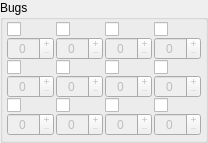
        <widget class="QGroupBox" name="groupBox">
         <property name="title">
          <string>Bugs</string>
         </property>
         <layout class="QGridLayout" name="gridLayout_11">
          <property name="leftMargin">
           <number>4</number>
          </property>
          <property name="topMargin">
           <number>2</number>
          </property>
          <property name="rightMargin">
           <number>4</number>
          </property>
          <property name="bottomMargin">
           <number>4</number>
          </property>
          <property name="horizontalSpacing">
           <number>2</number>
          </property>
          <property name="verticalSpacing">
           <number>0</number>
          </property>
          <item row="0" column="0">
           <widget class="QCheckBox" name="hornetChkBox">
            <property name="toolTip">
             <string>Deku Hornet</string>
            </property>
            <property name="statusTip">
             <string>Deku Hornet</string>
            </property>
            <property name="icon">
             <iconset resource="resources/resources.qrc">
              <normaloff>:/Bugs/DekuHornet</normaloff>:/Bugs/DekuHornet</iconset>
            </property>
            <property name="iconSize">
             <size>
              <width>48</width>
              <height>48</height>
             </size>
            </property>
           </widget>
          </item>
          <item row="0" column="1">
           <widget class="QCheckBox" name="butterflyChkBox">
            <property name="toolTip">
             <string>Blessed Butterfly</string>
            </property>
            <property name="statusTip">
             <string>Blessed Butterfly</string>
            </property>
            <property name="icon">
             <iconset resource="resources/resources.qrc">
              <normaloff>:/Bugs/BlessedButterfly</normaloff>:/Bugs/BlessedButterfly</iconset>
            </property>
            <property name="iconSize">
             <size>
              <width>48</width>
              <height>48</height>
             </size>
            </property>
           </widget>
          </item>
          <item row="0" column="2">
           <widget class="QCheckBox" name="dragonflyChkBox">
            <property name="toolTip">
             <string>Gerudo Dragonfly</string>
            </property>
            <property name="statusTip">
             <string>Gerudo Dragonfly</string>
            </property>
            <property name="icon">
             <iconset resource="resources/resources.qrc">
              <normaloff>:/Bugs/GerudoDragonfly</normaloff>:/Bugs/GerudoDragonfly</iconset>
            </property>
            <property name="iconSize">
             <size>
              <width>48</width>
              <height>48</height>
             </size>
            </property>
           </widget>
          </item>
          <item row="0" column="3">
           <widget class="QCheckBox" name="fireflyChkBox">
            <property name="toolTip">
             <string>Starry Firefly</string>
            </property>
            <property name="statusTip">
             <string>Starry Firefly</string>
            </property>
            <property name="icon">
             <iconset resource="resources/resources.qrc">
              <normaloff>:/Bugs/StarryFirefly</normaloff>:/Bugs/StarryFirefly</iconset>
            </property>
            <property name="iconSize">
             <size>
              <width>48</width>
              <height>48</height>
             </size>
            </property>
           </widget>
          </item>
          <item row="2" column="0">
           <widget class="QCheckBox" name="rhinoBeetleChkBox">
            <property name="toolTip">
             <string>Woodland Rhino Beetle</string>
            </property>
            <property name="statusTip">
             <string>Woodland Rhino Beetle</string>
            </property>
            <property name="icon">
             <iconset resource="resources/resources.qrc">
              <normaloff>:/Bugs/WoodlandRhinoBeetle</normaloff>:/Bugs/WoodlandRhinoBeetle</iconset>
            </property>
            <property name="iconSize">
             <size>
              <width>48</width>
              <height>48</height>
             </size>
            </property>
           </widget>
          </item>
          <item row="2" column="1">
           <widget class="QCheckBox" name="ladybugChkBox">
            <property name="toolTip">
             <string>Volcanic Ladybug</string>
            </property>
            <property name="statusTip">
             <string>Volcanic Ladybug</string>
            </property>
            <property name="icon">
             <iconset resource="resources/resources.qrc">
              <normaloff>:/Bugs/VolcanicLadyBug</normaloff>:/Bugs/VolcanicLadyBug</iconset>
            </property>
            <property name="iconSize">
             <size>
              <width>48</width>
              <height>48</height>
             </size>
            </property>
           </widget>
          </item>
          <item row="2" column="2">
           <widget class="QCheckBox" name="sandCicadaChkBox">
            <property name="toolTip">
             <string>Sand Cicada</string>
            </property>
            <property name="statusTip">
             <string>Sand Cicada</string>
            </property>
            <property name="icon">
             <iconset resource="resources/resources.qrc">
              <normaloff>:/Bugs/SandCicada</normaloff>:/Bugs/SandCicada</iconset>
            </property>
            <property name="iconSize">
             <size>
              <width>48</width>
              <height>48</height>
             </size>
            </property>
           </widget>
          </item>
          <item row="2" column="3">
           <widget class="QCheckBox" name="stagBeetleChkBox">
            <property name="toolTip">
             <string>Sky Stag Beetle</string>
            </property>
            <property name="statusTip">
             <string>Sky Stag Beetle</string>
            </property>
            <property name="icon">
             <iconset resource="resources/resources.qrc">
              <normaloff>:/Bugs/SkyStagBeetle</normaloff>:/Bugs/SkyStagBeetle</iconset>
            </property>
            <property name="iconSize">
             <size>
              <width>48</width>
              <height>48</height>
             </size>
            </property>
           </widget>
          </item>
          <item row="5" column="0">
           <widget class="QCheckBox" name="grasshopperChkBox">
            <property name="toolTip">
             <string>Faron Grasshopper</string>
            </property>
            <property name="statusTip">
             <string>Faron Grasshopper</string>
            </property>
            <property name="text">
             <string/>
            </property>
            <property name="icon">
             <iconset resource="resources/resources.qrc">
              <normaloff>:/Bugs/FaronGrasshopper</normaloff>:/Bugs/FaronGrasshopper</iconset>
            </property>
            <property name="iconSize">
             <size>
              <width>48</width>
              <height>48</height>
             </size>
            </property>
           </widget>
          </item>
          <item row="5" column="1">
           <widget class="QCheckBox" name="mantisChkBox">
            <property name="toolTip">
             <string>Skyloft Mantis</string>
            </property>
            <property name="statusTip">
             <string>Skyloft Mantis</string>
            </property>
            <property name="icon">
             <iconset resource="resources/resources.qrc">
              <normaloff>:/Bugs/LoftMantis</normaloff>:/Bugs/LoftMantis</iconset>
            </property>
            <property name="iconSize">
             <size>
              <width>48</width>
              <height>48</height>
             </size>
            </property>
           </widget>
          </item>
          <item row="5" column="2">
           <widget class="QCheckBox" name="antChkBox">
            <property name="toolTip">
             <string>Lanayru Ant</string>
            </property>
            <property name="statusTip">
             <string>Lanayru Ant</string>
            </property>
            <property name="icon">
             <iconset resource="resources/resources.qrc">
              <normaloff>:/Bugs/LanayruAnt</normaloff>:/Bugs/LanayruAnt</iconset>
            </property>
            <property name="iconSize">
             <size>
              <width>48</width>
              <height>48</height>
             </size>
            </property>
           </widget>
          </item>
          <item row="5" column="3">
           <widget class="QCheckBox" name="eldinRollerChkBox">
            <property name="toolTip">
             <string>Eldin Roller</string>
            </property>
            <property name="statusTip">
             <string>Eldin Roller</string>
            </property>
            <property name="text">
             <string/>
            </property>
            <property name="icon">
             <iconset resource="resources/resources.qrc">
              <normaloff>:/Bugs/EldinRoller</normaloff>:/Bugs/EldinRoller</iconset>
            </property>
            <property name="iconSize">
             <size>
              <width>48</width>
              <height>48</height>
             </size>
            </property>
           </widget>
          </item>
          <item row="1" column="0">
           <widget class="QSpinBox" name="hornetSpinBox">
            <property name="enabled">
             <bool>false</bool>
            </property>
            <property name="alignment">
             <set>Qt::AlignCenter</set>
            </property>
            <property name="buttonSymbols">
             <enum>QAbstractSpinBox::PlusMinus</enum>
            </property>
            <property name="maximum">
             <number>127</number>
            </property>
           </widget>
          </item>
          <item row="1" column="1">
           <widget class="QSpinBox" name="butterflySpinBox">
            <property name="enabled">
             <bool>false</bool>
            </property>
            <property name="alignment">
             <set>Qt::AlignCenter</set>
            </property>
            <property name="buttonSymbols">
             <enum>QAbstractSpinBox::PlusMinus</enum>
            </property>
            <property name="maximum">
             <number>127</number>
            </property>
           </widget>
          </item>
          <item row="1" column="2">
           <widget class="QSpinBox" name="dragonflySpinBox">
            <property name="enabled">
             <bool>false</bool>
            </property>
            <property name="alignment">
             <set>Qt::AlignCenter</set>
            </property>
            <property name="buttonSymbols">
             <enum>QAbstractSpinBox::PlusMinus</enum>
            </property>
            <property name="maximum">
             <number>127</number>
            </property>
           </widget>
          </item>
          <item row="1" column="3">
           <widget class="QSpinBox" name="fireflySpinBox">
            <property name="enabled">
             <bool>false</bool>
            </property>
            <property name="frame">
             <bool>true</bool>
            </property>
            <property name="alignment">
             <set>Qt::AlignCenter</set>
            </property>
            <property name="buttonSymbols">
             <enum>QAbstractSpinBox::PlusMinus</enum>
            </property>
            <property name="maximum">
             <number>127</number>
            </property>
           </widget>
          </item>
          <item row="3" column="0">
           <widget class="QSpinBox" name="rhinoBeetleSpinBox">
            <property name="enabled">
             <bool>false</bool>
            </property>
            <property name="alignment">
             <set>Qt::AlignCenter</set>
            </property>
            <property name="buttonSymbols">
             <enum>QAbstractSpinBox::PlusMinus</enum>
            </property>
            <property name="maximum">
             <number>127</number>
            </property>
           </widget>
          </item>
          <item row="3" column="1">
           <widget class="QSpinBox" name="ladybugSpinBox">
            <property name="enabled">
             <bool>false</bool>
            </property>
            <property name="alignment">
             <set>Qt::AlignCenter</set>
            </property>
            <property name="buttonSymbols">
             <enum>QAbstractSpinBox::PlusMinus</enum>
            </property>
            <property name="maximum">
             <number>127</number>
            </property>
           </widget>
          </item>
          <item row="3" column="2">
           <widget class="QSpinBox" name="sandCicadaSpinBox">
            <property name="enabled">
             <bool>false</bool>
            </property>
            <property name="alignment">
             <set>Qt::AlignCenter</set>
            </property>
            <property name="buttonSymbols">
             <enum>QAbstractSpinBox::PlusMinus</enum>
            </property>
            <property name="maximum">
             <number>127</number>
            </property>
           </widget>
          </item>
          <item row="6" column="0">
           <widget class="QSpinBox" name="grasshopperSpinBox">
            <property name="enabled">
             <bool>false</bool>
            </property>
            <property name="alignment">
             <set>Qt::AlignCenter</set>
            </property>
            <property name="buttonSymbols">
             <enum>QAbstractSpinBox::PlusMinus</enum>
            </property>
            <property name="maximum">
             <number>127</number>
            </property>
           </widget>
          </item>
          <item row="6" column="1">
           <widget class="QSpinBox" name="mantisSpinBox">
            <property name="enabled">
             <bool>false</bool>
            </property>
            <property name="alignment">
             <set>Qt::AlignCenter</set>
            </property>
            <property name="buttonSymbols">
             <enum>QAbstractSpinBox::PlusMinus</enum>
            </property>
            <property name="maximum">
             <number>127</number>
            </property>
           </widget>
          </item>
          <item row="6" column="2">
           <widget class="QSpinBox" name="antSpinBox">
            <property name="enabled">
             <bool>false</bool>
            </property>
            <property name="alignment">
             <set>Qt::AlignCenter</set>
            </property>
            <property name="buttonSymbols">
             <enum>QAbstractSpinBox::PlusMinus</enum>
            </property>
            <property name="maximum">
             <number>127</number>
            </property>
           </widget>
          </item>
          <item row="3" column="3">
           <widget class="QSpinBox" name="stagBeetleSpinBox">
            <property name="enabled">
             <bool>false</bool>
            </property>
            <property name="alignment">
             <set>Qt::AlignCenter</set>
            </property>
            <property name="buttonSymbols">
             <enum>QAbstractSpinBox::PlusMinus</enum>
            </property>
            <property name="maximum">
             <number>127</number>
            </property>
           </widget>
          </item>
          <item row="6" column="3">
           <widget class="QSpinBox" name="eldinRollerSpinBox">
            <property name="enabled">
             <bool>false</bool>
            </property>
            <property name="maximumSize">
             <size>
              <width>16777215</width>
              <height>16777215</height>
             </size>
            </property>
            <property name="frame">
             <bool>true</bool>
            </property>
            <property name="alignment">
             <set>Qt::AlignCenter</set>
            </property>
            <property name="buttonSymbols">
             <enum>QAbstractSpinBox::PlusMinus</enum>
            </property>
            <property name="maximum">
             <number>127</number>
            </property>
           </widget>
          </item>
         </layout>
        </widget>
